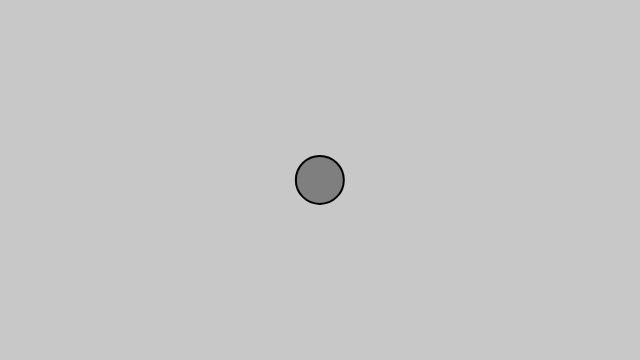
Frame 1 (no input)
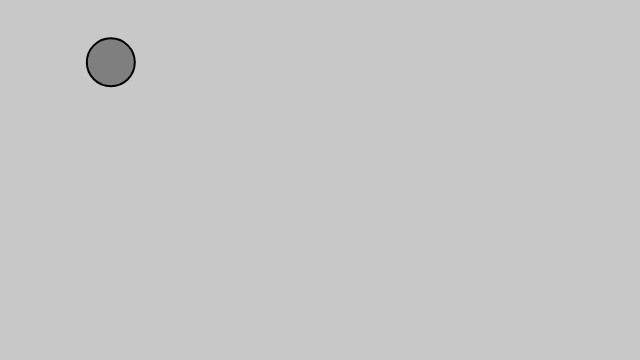
Frame 60 (no input)
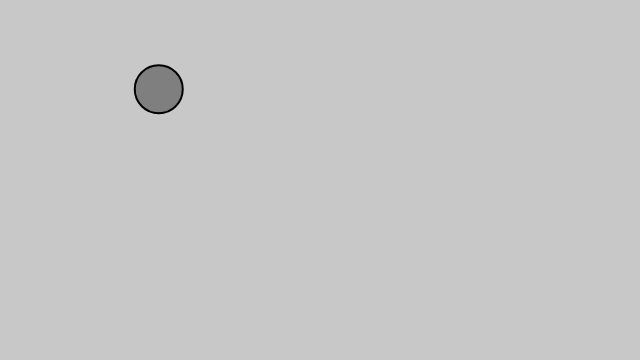
Frame 120 (the mouse pressed at the canvas centre since frame 60)

The p5.js sketch that drew these frames (run headless with seeded random() and noise() and a simulated clock; from frame 60 on, the mouse is pressed at the canvas centre):

// p5.js sketch
// ── sketch.js
const width = 640;
const height = 360;

class Mover {
    constructor() {
        this.position = createVector(width /2, height/2);
        this.velocity = createVector();
        this.acceleration = createVector();
        this.topspeed = 5;
    }

    update() {
        var mouse = createVector(mouseX, mouseY);
        this.acceleration = p5.Vector.sub(mouse, this.position);
        this.acceleration.setMag(0.2);

        this.velocity.add(this.acceleration);
        this.velocity.limit(this.topspeed);
        this.position.add(this.velocity);
    }

    display() {
        stroke(0);
        strokeWeight(2);
        fill(127);
        ellipse(this.position.x, this.position.y, 48, 48);
    }
}
let mover;

function setup() {
    createCanvas(width,height);
    mover = new Mover();
}

function draw() {
    background(200);

    mover.update();
    mover.display();
}
